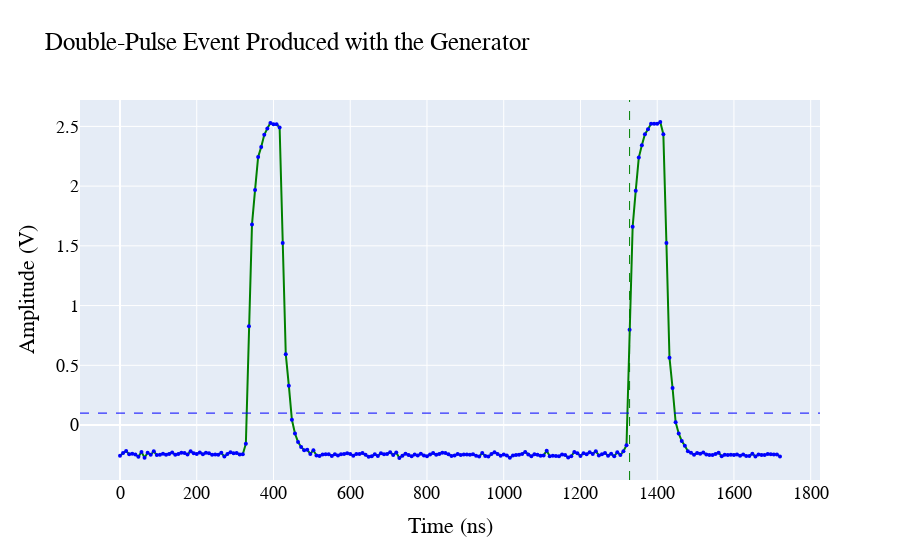

This figure's notebook cell:
### Markdown cell above
### Here we replot the same data using Plotly

### Code cell
import plotly
from plotly.offline import iplot, init_notebook_mode
init_notebook_mode(connected = True)
import plotly.graph_objs as go
fig = go.Figure()
fig.add_trace(go.Scatter(x=x, y=y,mode='lines+markers',
    line=dict(color="green",  width=2),
    marker=dict(color="blue", size=4)))
fig.update_layout(
    title="Double-Pulse Event Produced with the Generator",
    xaxis_title="Time (ns)",
    yaxis_title="Amplitude (V)",
    font=dict(
        family="Courier New, monospace",
        size=18,
        color="Black"))
fig.add_vline(x=(DT_BETWEEN_PULSES+40)*8, line_width=1, line_dash="dash", line_color="green")
fig.add_hline(y=TRESHOLD_VOLT, line_width=1, line_dash="dash", line_color="blue")

fig.show()

### Figure 1 — Plotly figure (JSON) as saved in the notebook; plotly's stock layout.template omitted (floating-point values rounded to 4 significant figures; data arrays with more than 128 entries replaced by an {"elided": "..."} marker saying what was removed)
{"data": [{"line": {"color": "green", "width": 2}, "marker": {"color": "blue", "size": 4}, "mode": "lines+markers", "type": "scatter", "x": {"elided": "216 int values"}, "y": {"elided": "216 float values"}}], "layout": {"font": {"color": "Black", "family": "Courier New, monospace", "size": 18}, "shapes": [{"line": {"color": "green", "dash": "dash", "width": 1}, "type": "line", "x0": 1328, "x1": 1328, "xref": "x", "y0": 0, "y1": 1, "yref": "y domain"}, {"line": {"color": "blue", "dash": "dash", "width": 1}, "type": "line", "x0": 0, "x1": 1, "xref": "x domain", "y0": 0.1, "y1": 0.1, "yref": "y"}], "title": {"text": "Double-Pulse Event Produced with the Generator"}, "xaxis": {"title": {"text": "Time (ns)"}}, "yaxis": {"title": {"text": "Amplitude (V)"}}}}
